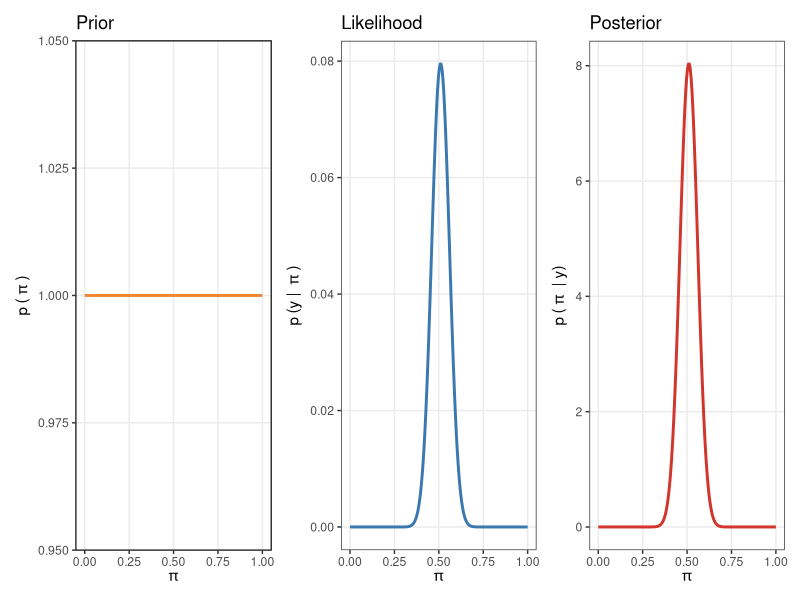
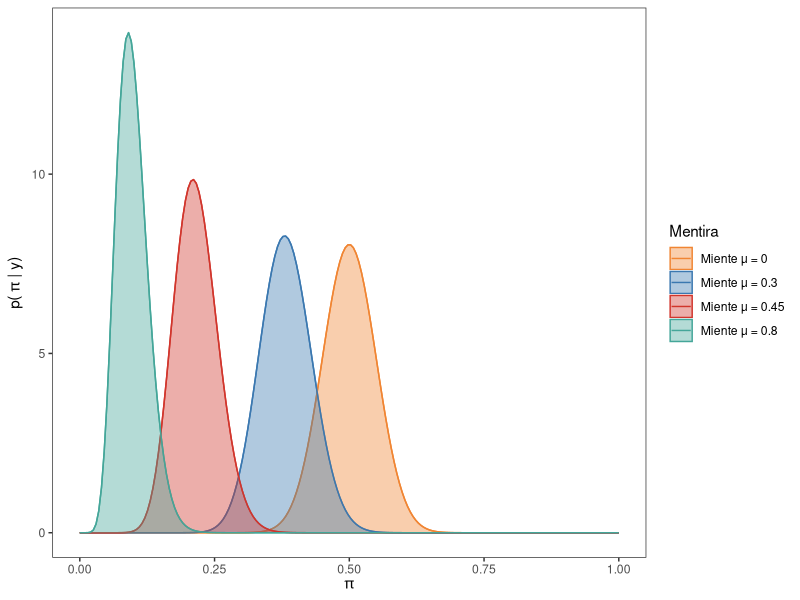
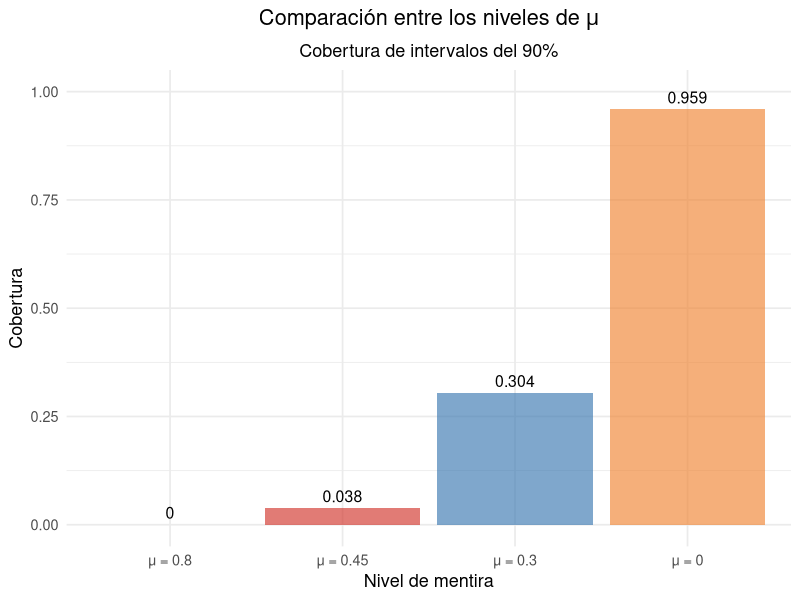
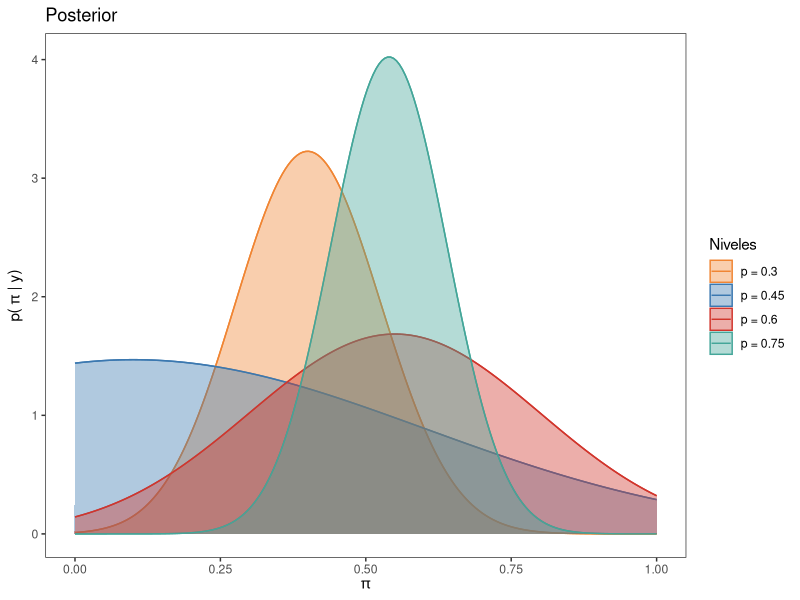
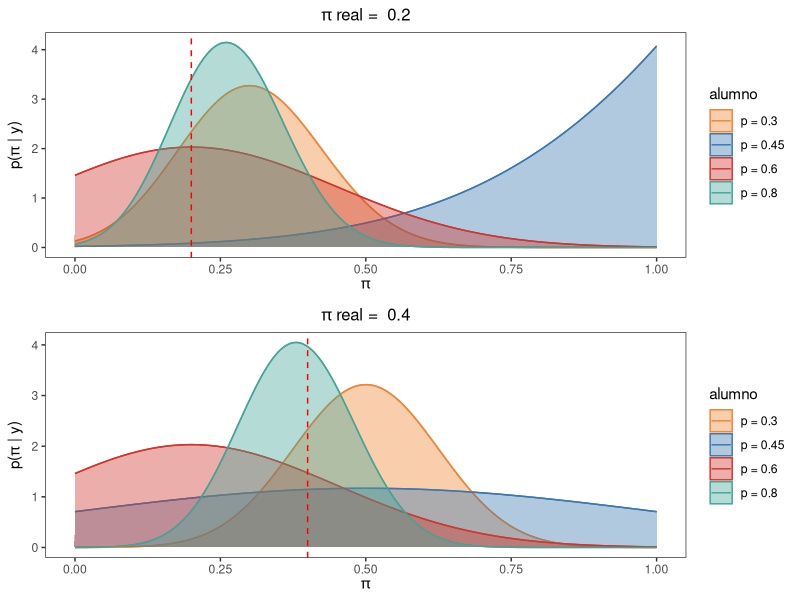
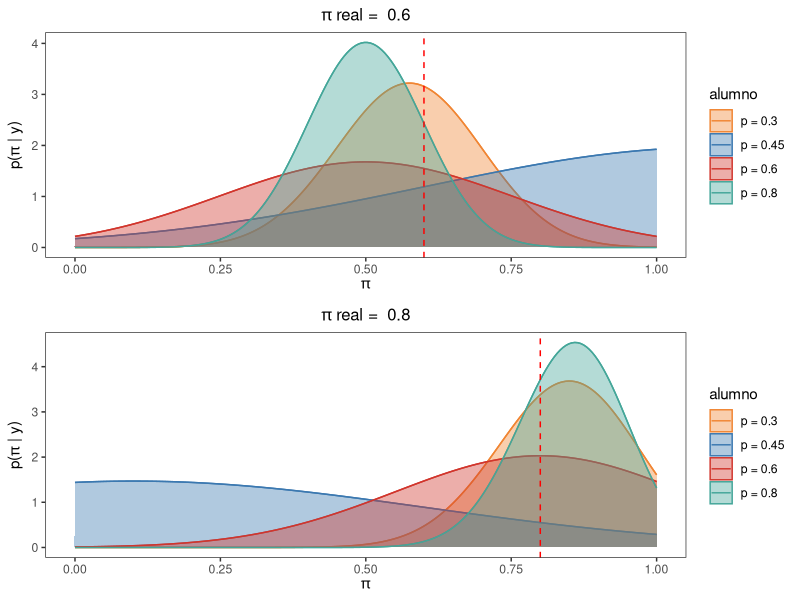
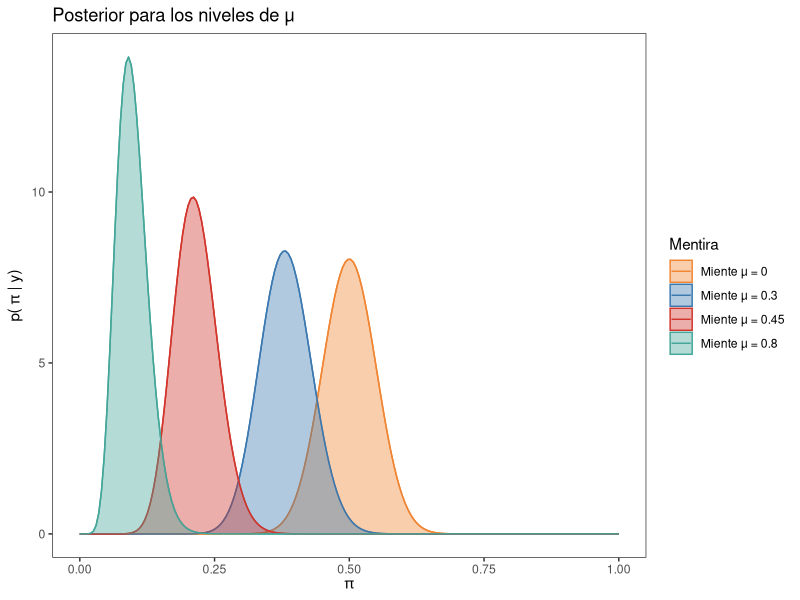
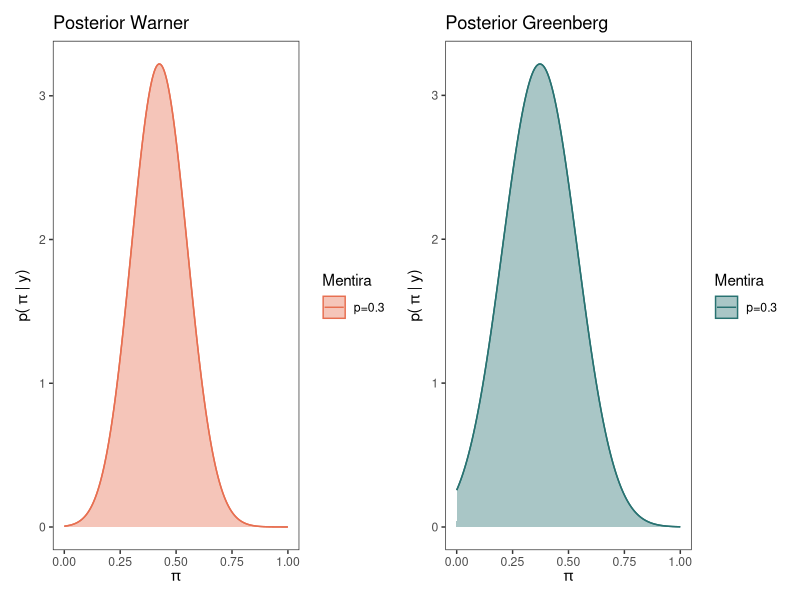

Here is the R script that generated these plots, in order:
## ---- chunk 1
library(sampling)
library(tidyverse)
library(patchwork)
library(ggplot2)
library(patchwork)
library(tibble)

# Semilla para control de repeticiones
set.seed(1998)

# Poblacion de tamaño N = 1000 para muestras de tamaño n = 100
N <- 1000
apuesta <- c(rep(1, 400), rep(0, 600))

# Data frame de la poblacion
poblacion <- data.frame(estudiante = seq(1:N), apuesta = sample(apuesta) )

## ---- chunk 2

colores <- c("#f08533", "#3b78b0", "#d1352c" , "#44A699")
pi_grid <- seq(0, 1, length.out = 200)

# Obtener prior
prior <- dbeta(pi_grid, 1, 1)


# Graficar prior
plt_prior <- data.frame(x = pi_grid, y = prior) |>
  ggplot() +
  geom_line(aes(x = x, y = y), color = colores[1], linewidth = 1) +
  ggtitle("Prior") +
  labs(
    x = expression(pi),
    y = expression(p ~ "(" ~ pi ~ ")")
  ) +
  theme_bw() +
  theme(panel.grid.minor = element_blank())

## ---- chunk 3
# Creaciones de las muestra de tamaño n = 100

muestra <- data.frame(apuesta = sample(poblacion$apuesta, 100, replace = T))

n <- length(muestra$apuesta)
apuestan <- sum(muestra)

# n = 100
# apuestan = 40
# Calcular verosimilitud para cada valor de "pi"
likelihood <- dbinom(apuestan, n, pi_grid)

# Graficar verosimilitud
plt_likelihood <- data.frame(x = pi_grid, y = likelihood) |>
  ggplot() +
  geom_line(aes(x = x, y = y), color = colores[2], linewidth = 1) +
  ggtitle("Likelihood") +
  labs(
    x = expression(pi),
    y = expression(p ~ "(y | " ~ pi ~ ")")
  ) +
  theme_bw() +
  theme(panel.grid.minor = element_blank())

## ---- chunk 4
# Obtener posterior
posterior <- dbeta(pi_grid, 1 + apuestan, 1 + n - apuestan)

# Graficar posterior
plt_posterior <- data.frame(x = pi_grid, y = posterior) |>
  ggplot() +
  geom_line(aes(x = x, y = y), color = colores[3], linewidth = 1) +
  labs(
    x = expression(pi),
    y = expression(p ~ "(" ~ pi ~ " | y)")
  ) +
  ggtitle("Posterior") +
  theme_bw() +
  theme(panel.grid.minor = element_blank())


## ---- chunk 5

# Concatenar graficos
combinado <- (plt_prior | plt_likelihood | plt_posterior)

combinado

## ---- chunk 6
set.seed(1998)

#Muestra base para los 6 procedimientos
apuesta_b <- sample(poblacion$apuesta, n, replace = T)



#Procedimiento sin mentira, con mentira de nivel mu (bajo, medio ,alto)
muestra_mu <- function(mu, a_prior, b_prior, apuesta_b){
  muestras <- list()
  post_m <- list()
  
  for(i in 1:length(mu)) {
    muestra <- data.frame(apuesta =  ifelse(apuesta_b == 1 ,ifelse(runif(sum(apuesta_b)) < mu[i], 0 ,1),0))
    muestras[[length(muestras) + 1]] <- muestra$apuesta
    post_m[[length(post_m) + 1]] <- dbeta(pi_grid, a_prior + sum(muestra$apuesta), b_prior + n - sum(muestra$apuesta) )
  }
  return(post_m)
}

#Guardo la lista que devuelve la función para poder graficar
post_mu <- muestra_mu(c(0, 0.3, 0.45, 0.8), 1, 1, apuesta_b)

# Crear un data.frame
datos <- data.frame(
  p = rep(pi_grid, times = 4),
  posterior = c(post_mu[[1]], post_mu[[2]], post_mu[[3]], post_mu[[4]]),
  Mentira = rep(c("Miente μ = 0","Miente μ = 0.3", "Miente μ = 0.45", "Miente μ = 0.8"), each = 200))

# Crear el grafico con ggplot2 con los siguientes mapeos
ggplot(datos, aes(x = p, y = posterior, color = Mentira)) +
  geom_line() +
  geom_area(aes(fill = Mentira), alpha = 0.4, position = "identity") +
  scale_color_manual(values = colores) +
  scale_fill_manual(values = colores) +
  labs(x = expression(pi), y = expression("p(" ~ pi ~ "| y)")) +
  theme_bw() +
  theme(
    panel.grid.major = element_blank(),
    panel.grid.minor = element_blank(),
  )

## ---- chunk 7
set.seed(1998)

int_m_0 <- matrix(NA, nrow = 1000, ncol = 2)
int_m_1 <- matrix(NA, nrow = 1000, ncol = 2)
int_m_2 <- matrix(NA, nrow = 1000, ncol = 2)
int_m_3 <- matrix(NA, nrow = 1000, ncol = 2)

for (i in 1:1000) {
  ma_0 <- data.frame(alumno = 1:n, apuesta = sample(poblacion$apuesta, 100, replace = T))
  
  apuesta_1 <- sample(poblacion$apuesta, 100, replace = T)
  
  ma_1 <- data.frame(alumno = 1:n, apuesta =  ifelse(apuesta_1 == 1 ,ifelse(runif(sum(apuesta_1)) < 0.3, 0 ,1),0))
  
  apuesta_2 <- sample(poblacion$apuesta, 100, replace = T)
  
  ma_2 <- data.frame(alumno = 1:n, apuesta =  ifelse(apuesta_2 == 1 ,ifelse(runif(sum(apuesta_2)) < 0.45, 0 ,1),0))
  
  apuesta_3 <- sample(poblacion$apuesta, 100, replace = T)
  
  ma_3 <- data.frame(alumno = 1:n, apuesta =  ifelse(apuesta_3 == 1 ,ifelse(runif(sum(apuesta_3)) < 0.8, 0 ,1),0))
  
  int_m_0[i, ] <- qbeta(c(0.025, 0.975), 1 + sum(ma_0$apuesta), 1 + n - sum(ma_0$apuesta))
  int_m_1[i, ] <- qbeta(c(0.025, 0.975), 1 + sum(ma_1$apuesta), 1 + n - sum(ma_1$apuesta))
  int_m_2[i, ] <- qbeta(c(0.025, 0.975), 1 + sum(ma_2$apuesta), 1 + n - sum(ma_2$apuesta))
  int_m_3[i, ] <- qbeta(c(0.025, 0.975), 1 + sum(ma_3$apuesta), 1 + n - sum(ma_3$apuesta))
}

# Ver cuántos intervalos cubren el valor 0.4
cubre_0 <- (int_m_0[,1] <= 0.4) & (int_m_0[,2] >= 0.4)
cubre_1 <- (int_m_1[,1] <= 0.4) & (int_m_1[,2] >= 0.4)
cubre_2 <- (int_m_2[,1] <= 0.4) & (int_m_2[,2] >= 0.4)
cubre_3 <- (int_m_3[,1] <= 0.4) & (int_m_3[,2] >= 0.4)

# Proporción de intervalos que lo cubren
Niv_mentira <- tibble(
  Método = c("μ = 0", "μ = 0.3", "μ = 0.45", "μ = 0.8"),
  Cobertura = c(mean(cubre_0), mean(cubre_1), mean(cubre_2), mean(cubre_3))
  )

ggplot(Niv_mentira, aes(x = reorder(Método, Cobertura), y = Cobertura)) +
  geom_col(fill = colores, alpha = 0.65) +
  geom_text(aes(label = round(Cobertura, 3)), vjust = -0.5, size = 4) +
  labs(
    title = expression("Comparación entre los niveles de " * mu),
    subtitle = "Cobertura de intervalos del 90%",
    x = "Nivel de mentira",
    y = "Cobertura"
  ) +
  ylim(0, 1) +
  theme_minimal(base_size = 13) +
  theme(
    plot.title = element_text(hjust = 0.5),
    plot.subtitle = element_text(hjust = 0.5)
  )



## ---- chunk 8
set.seed(1998)

#método warner
#Definimos una función para evaluar distintos caso de p con un prior uniforme
muestra_war <- function(p, apuesta_b){
  # Hacemos función para lambda_w
  lambda_w <- function(p, pi_a = 0.4){return(pi_a*p + (1-p)*(1-pi_a))}
  
  # Lista para guardar los resultados
  resultados_w <- list()
  
  #lista para guardar posterior warner
  posterior_w <- list()
  
  y <- numeric(4)
  for (i in 1:length(p)) {
    # Generar la pregunta con p unos y el resto ceros
    pregunta <- sample(c(rep(1, (p[i]*100)), rep(0, n - (p[i]*100))), n, replace = TRUE)
    
    # Generar la respuesta según la lógica dada
    respuesta <- ifelse(pregunta == 0, ifelse(apuesta_b == 1, 0, 1), apuesta_b)
    
    # Crear el tibble para este p y agregarlo a la lista
    resultados_w[[length(resultados_w) + 1]] <- tibble(muestra_base = apuesta_b,
                                                       pregunta = pregunta,
                                                       respuesta = respuesta,
                                                       p_valor = p[i])
    
    #convierto a data frame
    datos_w <- as.data.frame(resultados_w[[i]])
    
    # Hacer el posterior exacto a partir de la muestra
    y[i] <- sum(datos_w$respuesta)
    # Establecemos el numerador donde lambda toma valores para p y posibles val de pi
    num_w <- (lambda_w(p[i], pi_grid) ^ y[i])*((1-lambda_w(p[i], pi_grid)) ^ (n - y[i]))* (1 - 2 * p[i])
    
    # paso 5: denominador que salio de consulta
    denom_w <- (pbeta(1 - p[i], y[i] + 1, n - y[i] + 1) * beta(y[i] + 1, n - y[i] + 1)) - (pbeta(p[i] ,y[i] +1,n-y[i] +1)*beta(y[i] +1, n-y[i] +1))
    
    # paso 6: posterior
    posterior_w[[length(posterior_w) + 1]] <- num_w / denom_w
    
  }
  return(posterior_w)
}
posterior_w <- muestra_war(c(0.3, 0.45, 0.6, 0.75), apuesta_b)

# Crear un data.frame
datos <- data.frame(
  p = rep(pi_grid, times = 4),
  posterior = c(posterior_w[[1]], posterior_w[[2]], posterior_w[[3]], posterior_w[[4]]),
  Niveles = rep(c("p = 0.3","p = 0.45", "p = 0.6", "p = 0.75"), each = 200))

# Crear el grafico con ggplot2 con los siguientes mapeos
ggplot(datos, aes(x = p, y = posterior, color = Niveles)) +
  geom_line() +
  geom_area(aes(fill = Niveles), alpha = 0.4, position = "identity") +
  ggtitle("Posterior") +
  scale_color_manual(values = colores) +
  scale_fill_manual(values = colores) +
  labs(x = expression(pi), y = expression("p(" ~ pi ~ "| y)")) +
  theme_bw() +
  theme(
    panel.grid.major = element_blank(),
    panel.grid.minor = element_blank(),
  )



## ---- chunk 9
set.seed(2198)

# Poblacion de tamaño N = 1000 para muestras de tamaño n = 100
N <- 1000

# paso 1: establecemos los diferentes p
p <- c(0.3, 0.45, 0.6, 0.75)

# paso 2: hacemos función para lambda 
lambda <- function(p, pi_a = 0.4){
return(pi_a*p + (1-p)*(1-pi_a))
}

graficos_post <- list()

# Establece tamano muestra
n <- 100

# Establece las diferentes posiciones
pos <- c(30, 45, 60, 80)

pi_pos <- c(200, 400, 600, 800)

pi_line <- c(0.2, 0.4, 0.6, 0.8)
line <- 0

for (j in pi_pos) {
  line <- line + 1
  apuesta_pi <- c(rep(1, j), rep(0, N - j))
  # Data frame de la poblacion
  poblacion_pi <- data.frame(estudiante = seq(1:N), apuesta = sample(apuesta_pi) )

  # Establece la muestra base que parte desde la poblacion
  muestra_base_pi <- sample(poblacion_pi$apuesta, n, replace = TRUE)

  # Lista para guardar los resultados
  resultados <- list()

  for (i in pos) {
    # Generar la pregunta con p unos y el resto ceros
    apuesta <- c(rep(1, i), rep(0, n - i))
    pregunta <- sample(apuesta, n, replace = TRUE)
  
    # Generar la respuesta según la lógica dada
    respuesta <- ifelse(pregunta == 0, ifelse(muestra_base_pi == 1, 0, 1), muestra_base_pi)
  
    # Crear el tibble para este p
    df <- tibble(
    muestra_base = muestra_base_pi,
    pregunta = pregunta,
    respuesta = respuesta,
    p_valor = i
    )
  
    # Agregarlo a la lista
    resultados[[length(resultados) + 1]] <- df
  }

  # Unir todos los data frames
  tabla_final <- bind_rows(resultados)

  # Ver resultado
  #print(tabla_final)

  # Ver las respuestas para diferente posiciones
  y_p <- tabla_final %>% 
    group_by(p_valor) %>% 
   summarise(sum(respuesta))

  # Cambia el tipo de variable de las respuestas para que tome las pbeta y beta
  y <- c(as.numeric(y_p[1,2]),
        as.numeric(y_p[2,2]),
        as.numeric(y_p[3,2]),
        as.numeric(y_p[4,2]))

  # Lista para el posterior
  post_7 <- list()
  post_n7 <- c("p = 0.3", "p = 0.45", "p = 0.6", "p = 0.8")

  # Hacer el posterior a partir de la muestra
  for (i in 1:4) {
    # paso 4: establecemos un numerador donde lambda toma valores para p y posibles val de pi
    num_6 <- (lambda(p[i],pi_grid)^y[i])*((1-lambda(p[i],pi_grid))^(n-y[i]))* (1-2*p[i])
  
    # paso 5: denominador que salio de consulta
    denom_6 <- (pbeta(1 - p[i],y[i]+1,n-y[i]+1)*beta(y[i]+1,n-y[i]+1)) - (pbeta(p[i],y[i]+1,n-y[i]+1)*beta(y[i]+1,n-y[i]+1))
  
    # paso 6: posterior
    posterior_6 <- num_6 / denom_6
  
    post_7[[post_n7[i]]] <- posterior_6
  }

  # Crear un data.frame
  datos <- data.frame(
    p = rep(pi_grid, times = 4),
    posterior = c(post_7[[1]], post_7[[2]], post_7[[3]], post_7[[4]]),
    alumno = rep(c("p = 0.3","p = 0.45", "p = 0.6", "p = 0.8"), each = 200))

  # Crear el gráfico con ggplot2 con los siguientes mapeos
  titulo_grafico <- bquote(pi ~ "real = " ~ .(pi_line[line]))
  
  graficos_post[[line]] <- ggplot(datos, aes(x = p, y = posterior, color = alumno)) +
    geom_line() +
    geom_area(aes(fill = alumno), alpha = 0.4, position = "identity") +
    scale_color_manual(values = colores) +
    scale_fill_manual(values = colores) +
    labs(
      x = expression(pi),
      y = expression(paste("p(", pi, " | y)")),
      title = titulo_grafico
    ) +
    theme_bw() +
    theme(panel.grid = element_blank()) +
    geom_vline(xintercept = pi_line[line], linetype = "dashed", color = "red", size = 0.5) +
    theme(plot.title = element_text(hjust = 0.5, size = 12, face = "bold"))



}
## ---- chunk 10

# Concatenar graficos
# Cargar si no lo hiciste
library(gridExtra)

# Primer par
grid.arrange(graficos_post[[1]], graficos_post[[2]], nrow = 2)

# Segundo par
grid.arrange(graficos_post[[3]], graficos_post[[4]], nrow = 2)

## ---- chunk 11
#función del posterior para un prior no necesariamente uniforme

posterior_war <- function(pi, p, a, b){
  # Establecemos la función lambda del método warner
  lambda_W <- function(p, pi_a){return(pi_a*p + (1-p)*(1-pi_a))}
  # Simulamos una muestra de respuestas afirmativas con el parametro lambda_w
  y <- rbinom(1,100,lambda(p, pi))
  # Construimos el numerador del posterior aproximado
  num <- dbeta(pi_grid, a, b) * dbinom(y, 100, lambda(p, pi_grid))
  # Construimos el denominador del posterior aproximado
  delta <- diff(pi_grid)[1] 
  denom <- sum(num) * delta
  # Obtenemos el Posterior exacto
  posterior <- num / denom
  return(posterior)
}

## ---- chunk 12
# función del posterior para un prior no necesariamente uniforme con el método Greenberg

posterior_green <- function(pi, p, a, b, pi_b = 7/12){
  # Establecemos la función lambda con la probabilidad conocida pi_b = 7/12
  lambda_g <- function(p, pi_a){return(pi_a*p + pi_b*(1-p))}
  # Simulamos una muestra de respuestas afirmativas con el parametro lambda_g
  y <- rbinom(1,100,lambda_g(p, pi))
  # Construimos el numerador del posterior aproximado
  num <- dbeta(pi_grid, a, b) * dbinom(y, 100, lambda(p, pi_grid))
  # Construimos el denominador del posterior aproximado
  delta <- diff(pi_grid)[1] 
  denom <- sum(num) * delta
  # Obtenemos el Posterior exacto
  posterior <- num / denom
  return(posterior)
}

## ---- chunk 13
set.seed(1998)

#Muestra base para los 6 procedimientos
apuesta_b <- sample(poblacion$apuesta, n, replace = T)

#Procedimiento sin mentira, con mentira de nivel mu (bajo, medio ,alto)
#Guardo la lista que devuelve la función para poder graficar
post_mu <- muestra_mu(c(0, 0.3, 0.45, 0.8), 1, 1, apuesta_b)

  # Crear un data.frame
  datos <- data.frame(
    p = rep(pi_grid, times = 4),
    posterior = c(post_mu[[1]], post_mu[[2]], post_mu[[3]], post_mu[[4]]),
    Mentira = rep(c("Miente μ = 0","Miente μ = 0.3", "Miente μ = 0.45", "Miente μ = 0.8"), each = 200))
  
  # Crear el grafico con ggplot2 con los siguientes mapeos
  ggplot(datos, aes(x = p, y = posterior, color = Mentira)) +
    geom_line() +
    geom_area(aes(fill = Mentira), alpha = 0.4, position = "identity") +
    ggtitle("Posterior para los niveles de μ") +
    scale_color_manual(values = colores) +
    scale_fill_manual(values = colores) +
    labs(x = expression(pi), y = expression("p(" ~ pi ~ "| y)")) +
    theme_bw() +
    theme(
      panel.grid.major = element_blank(),
      panel.grid.minor = element_blank(),
    )

## ---- chunk 14
set.seed(2198)
#método warner
#Guardo la lista que devuelve la función para poder graficar
posterior_w <- muestra_war(0.3, apuesta_b)

  datos_warner <- data.frame(
    p = rep(pi_grid, times = length(posterior_w)),
    posterior = c(posterior_w[[1]]),
    Mentira = rep(c("p=0.3"), each = 200))
  
  # Crear el grafico con ggplot2 con los siguientes mapeos
  post_w <- ggplot(datos_warner, aes(x = p, y = posterior, color = Mentira)) +
    geom_line() +
    geom_area(aes(fill = Mentira), alpha = 0.4, position = "identity") +
    ggtitle("Posterior Warner") +
    scale_color_manual(values = "#E76F51") +
    scale_fill_manual(values = "#E76F51") +
    labs(x = expression(pi), y = expression("p(" ~ pi ~ "| y)")) +
    theme_bw() +
    theme(
      panel.grid.major = element_blank(),
      panel.grid.minor = element_blank(),
    )

#método Greenberg
#Definimos una función para evaluar distintos caso de p con un prior uniforme
muestra_green <- function(p, apuesta_b){
  # Hacemos función para lambda_w
  lambda_g <- function(p, pi_a = 0.4){return(pi_a*p + (7/12)*(1-p))}
  
  # Lista para guardar los resultados
  resultados_g <- list()
  
  #lista para guardar posterior warner
  posterior_g <- list()
  
  y <- numeric(4)
  for (i in 1:length(p)) {
    # Generar la pregunta con p unos y el resto ceros
    pregunta <- sample(c(rep(1, (p[i]*100)), rep(0, n - (p[i]*100))), n, replace = TRUE)
    
    # Generar la respuesta según la lógica dada
    respuesta <- ifelse(pregunta == 0, ifelse(apuesta_b == 1, 0, 1), apuesta_b)
    
    # Crear el tibble para este p y agregarlo a la lista
    resultados_g[[length(resultados_g) + 1]] <- tibble(muestra_base = apuesta_b,
                                                       pregunta = pregunta,
                                                       respuesta = respuesta,
                                                       p_valor = p[i])
    
    #convierto a data frame
    datos_g <- as.data.frame(resultados_g[[i]])
    
    # Hacer el posterior exacto a partir de la muestra
    y[i] <- sum(datos_g$respuesta)
    # Establecemos el numerador donde lambda toma valores para p y posibles val de pi
    num_g <- (lambda_g(p[i], pi_grid) ^ y[i])*((1-lambda_g(p[i], pi_grid)) ^ (n - y[i]))* (1 - 2 * p[i])
    
    # paso 5: denominador que salio de consulta
    denom_g <- (pbeta(1 - p[i], y[i] + 1, n - y[i] + 1) * beta(y[i] + 1, n - y[i] + 1)) - (pbeta(p[i] ,y[i] +1,n-y[i] +1)*beta(y[i] +1, n-y[i] +1))
    
    # paso 6: posterior
    posterior_g[[length(posterior_g) + 1]] <- num_g / denom_g
    
  }
  return(posterior_g)
}
#Guardo la lista que devuelve la función para poder graficar
posterior_g <- muestra_green(0.3, apuesta_b)

  datos_green <- data.frame(
    p = rep(pi_grid, times = length(posterior_g)),
    posterior = c(posterior_g[[1]]),
    Mentira = rep(c("p=0.3"), each = 200))
  
  # Crear el grafico con ggplot2 con los siguientes mapeos
  post_g <-ggplot(datos_green, aes(x = p, y = posterior, color = Mentira)) +
    geom_line() +
    geom_area(aes(fill = Mentira), alpha = 0.4, position = "identity") +
    ggtitle("Posterior Greenberg") +
    scale_color_manual(values = "#287271") +
    scale_fill_manual(values = "#287271") +
    labs(x = expression(pi), y = expression("p(" ~ pi ~ "| y)")) +
    theme_bw() +
    theme(
      panel.grid.major = element_blank(),
      panel.grid.minor = element_blank(),
    )
  
# Concatenar graficos
post_w | post_g
## ---- chunk 15
set.seed(1998)

#Muestra base para los 6 procedimientos con mil simulaciones

int_m_0 <- matrix(NA, nrow = 1000, ncol = 2)
int_m_1 <- matrix(NA, nrow = 1000, ncol = 2)
int_m_2 <- matrix(NA, nrow = 1000, ncol = 2)
int_m_3 <- matrix(NA, nrow = 1000, ncol = 2)
int_w <- matrix(NA, nrow = 1000, ncol = 2)
int_g <- matrix(NA, nrow = 1000, ncol = 2)


for (i in 1:1000) {
  apuesta_b <- sample(poblacion$apuesta, n, replace = T)
  
  #Procedimiento sin mentira, con mentira de nivel mu (bajo, medio ,alto)
  post_m <- muestra_mu(c(0, 0.3, 0.45, 0.8), 1, 1, apuesta_b) #devuelve una lista con cada posterior segun mu
  
  #Procedimiento del método Warner con p = 0.3
  posterior_w <- muestra_war(0.3, apuesta_b) #devuelve una lista con el posterior warner
  
  #método Greenberg
  posterior_g <- muestra_green(0.3, apuesta_b) #devuelve una lista con el posterior Greenberg
  
  # 1. Normalizamos:
  dens_m_0 <- post_m[[1]] / sum(post_m[[1]])
  dens_m_1 <- post_m[[2]] / sum(post_m[[2]])
  dens_m_2 <- post_m[[3]] / sum(post_m[[3]])
  dens_m_3 <- post_m[[4]] / sum(post_m[[4]])
  dens_w <- posterior_w[[1]] / sum(posterior_w[[1]])
  dens_g <- posterior_g[[1]] / sum(posterior_g[[1]])
  
  # 2. Calcula la función de distribución acumulada (CDF):
  cdf_m_0 <- cumsum(dens_m_0)
  cdf_m_1 <- cumsum(dens_m_1)
  cdf_m_2 <- cumsum(dens_m_2)
  cdf_m_3 <- cumsum(dens_m_3)
  cdf_w <- cumsum(dens_w)
  cdf_g <- cumsum(dens_g)
  

  # 3. intervalos del 90%
  int_m_0[i, ] <- c(pi_grid[which.min(abs(cdf_m_0 - 0.05))], pi_grid[which.min(abs(cdf_m_0 - 0.95))])
  int_m_1[i, ] <- c(pi_grid[which.min(abs(cdf_m_1 - 0.05))], pi_grid[which.min(abs(cdf_m_1 - 0.95))])
  int_m_2[i, ] <- c(pi_grid[which.min(abs(cdf_m_2 - 0.05))], pi_grid[which.min(abs(cdf_m_2 - 0.95))])
  int_m_3[i, ] <- c(pi_grid[which.min(abs(cdf_m_3 - 0.05))], pi_grid[which.min(abs(cdf_m_3 - 0.95))])
  
  int_w[i, ] <- c(pi_grid[which.min(abs(cdf_w - 0.05))], pi_grid[which.min(abs(cdf_w - 0.95))])
  int_g[i, ] <- c(pi_grid[which.min(abs(cdf_g - 0.05))], pi_grid[which.min(abs(cdf_g - 0.95))])
  
}

# Ver cuántos intervalos cubren el valor 0.4
cubre_0 <- (int_m_0[,1] <= 0.4) & (int_m_0[,2] >= 0.4)
cubre_1 <- (int_m_1[,1] <= 0.4) & (int_m_1[,2] >= 0.4)
cubre_2 <- (int_m_2[,1] <= 0.4) & (int_m_2[,2] >= 0.4)
cubre_3 <- (int_m_3[,1] <= 0.4) & (int_m_3[,2] >= 0.4)
cubre_w <- (int_w[,1] <= 0.4) & (int_w[,2] >= 0.4)
cubre_g <- (int_g[,1] <= 0.4) & (int_g[,2] >= 0.4)

# Proporción de intervalos que lo cubren
resultados <- tibble(
  Método = factor(
    c("μ = 0", "μ = 0.3", "μ = 0.45", "μ = 0.8", "Warner", "Greenberg"),
    levels = c("μ = 0", "μ = 0.3", "μ = 0.45", "μ = 0.8", "Warner", "Greenberg")
  ),
  Cobertura = c(mean(cubre_0), mean(cubre_1), mean(cubre_2), mean(cubre_3), 
                mean(cubre_w), mean(cubre_g))
)


ggplot(resultados, aes(x = Método, y = Cobertura)) +
  geom_col(fill = c("#f08533", "#3b78b0", "#d1352c" , "#44A699","#E76F51", "#287271"), alpha = 0.65) +
  geom_text(aes(label = round(Cobertura, 3)), vjust = -0.5, size = 4) +
  labs(
    title = expression("Comparación entre los distintos métodos "),
    subtitle = "Cobertura de intervalos del 90%",
    x = "Método",
    y = "Cobertura"
  ) +
  ylim(0, 1) +
  theme_minimal(base_size = 13)+
  theme(
    plot.title = element_text(hjust = 0.5),
    plot.subtitle = element_text(hjust = 0.5)
  )
